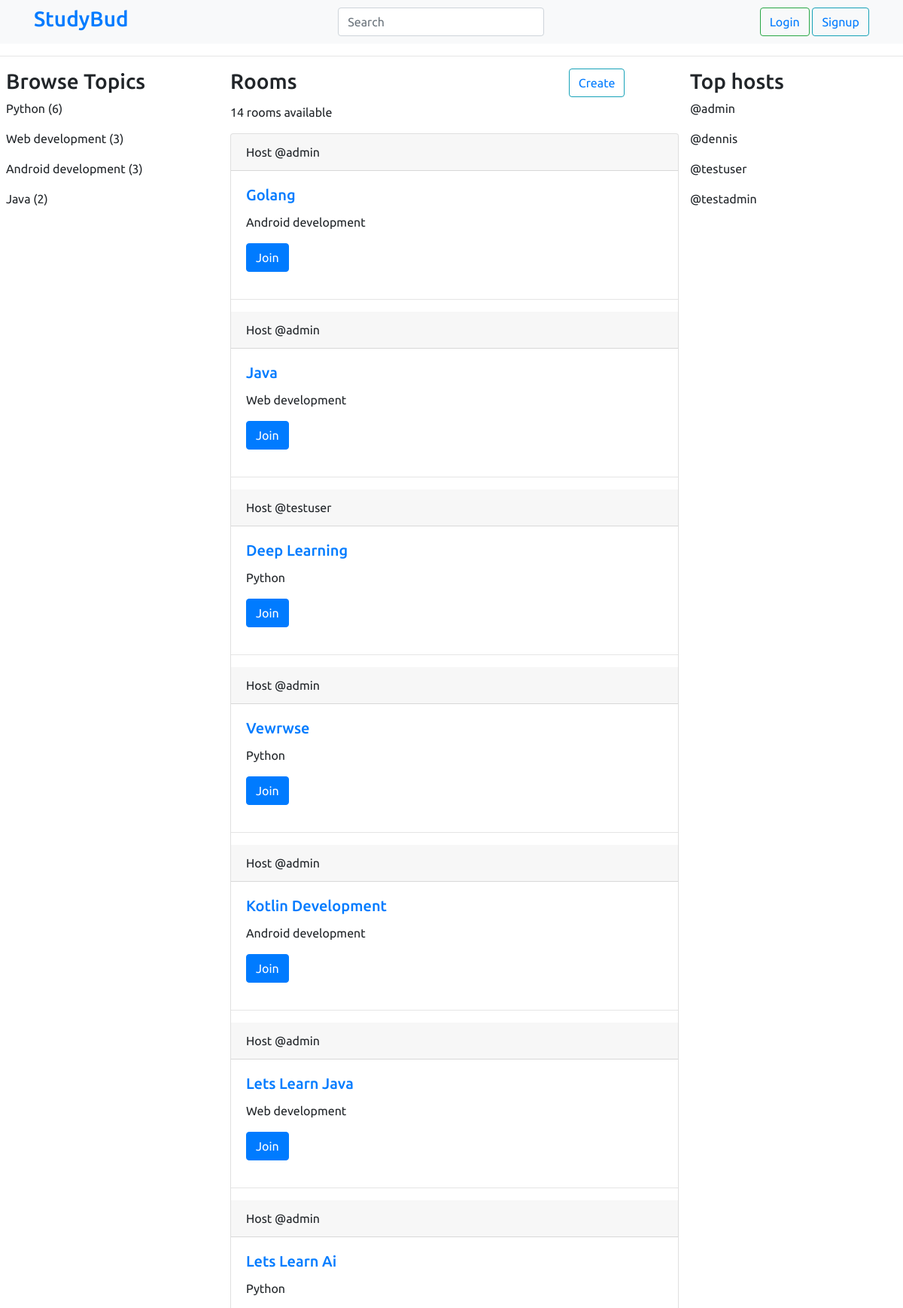
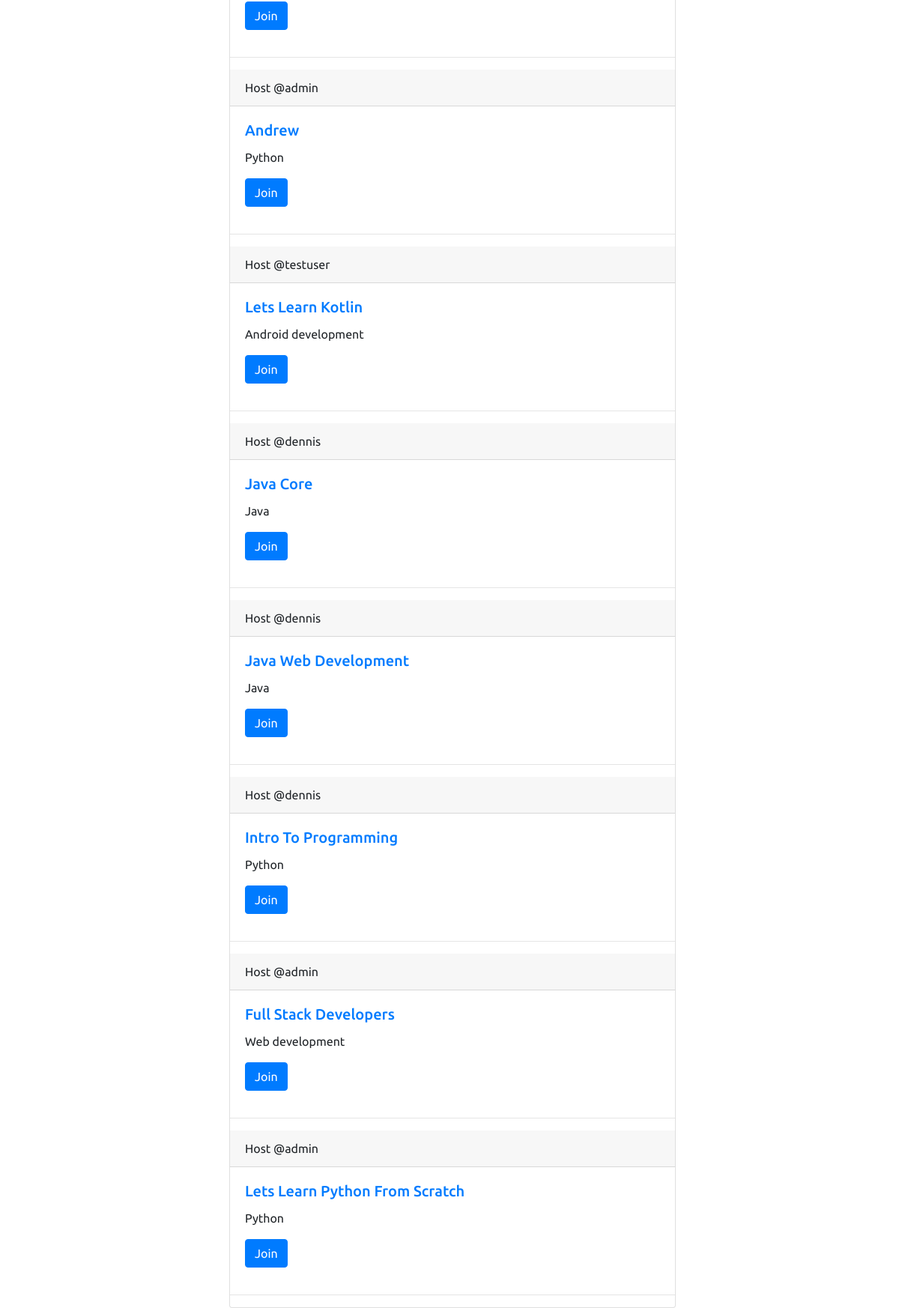
The page / on the database its author committed (2 pictures, top to bottom).
### main/models.py (models this page shows, shortened)
class Topic(models.Model):
    name=models.CharField(max_length=120)
    def __str__(self) -> str:
        return self.name

class Room(models.Model):
    host=models.ForeignKey(User, on_delete=models.CASCADE)
    topic=models.ForeignKey(Topic, on_delete=models.SET_NULL, null=True, blank=True)
    name=models.CharField(max_length=150)
    description=models.TextField(null=True, blank=True)
    participants=models.ManyToManyField(User, related_name='participants')
    created=models.DateTimeField(auto_now_add=True)
    updated=models.DateTimeField(auto_now=True)
    class Meta:
        ordering=('-created',)

### main/views.py (the view)
# urls.py: path('', home, name='home'),
def home(request):
    rooms=Room.objects.all()
    rooms_count=rooms.count()
    topics=Topic.objects.annotate(top_topics=Count('room')).order_by('-top_topics')[:10]
    top_hosts=User.objects.annotate(num_albums=Count('room')).order_by('-num_albums')[:5]
    context={
        'rooms':rooms,
        'topics':topics,
        'rooms_count':rooms_count,
        'top_hosts':top_hosts,
    }
    return render(request, 'main/home.html',context)

### main/templates/main/home.html (shortened to what this page needs)
{%extends 'main/base.html'%}
{%block content%}
<div style="display: grid; grid-template-columns: 1fr 2fr 1fr;">
    <div>
        <h3>Browse Topics</h3>
                {%for topic in topics%}
            <p>{{topic.name}} ({{topic.room_set.all.count}})</p>
        {%endfor%}
    </div>
    <div>
        <h3 style="display: inline;">Rooms</h3>
        <h3 style="display: inline-block;margin-left: 60%;"><button type="button" class="btn btn-outline-info"><a href="{%url 'main:create_room'%}">Create</a></button></h3>
        <p>{{rooms_count}} rooms available</p>
        <div class="card">
            {%for room in rooms%}
            <div class="card-header">
                Host  @{{room.host}}
            </div>
            <div class="card-body">
              <h5 class="card-title"><a href="{% url 'main:room_detail' room.id %}">{{room.name|title}}</a></h5>
              <p class="card-text">{{room.topic}}</p>
              {%if request.user not in room.participants.all %}
              <form action="{% url 'main:room_detail' room.id%}" method="post">
                <input type="submit" class="btn btn-primary" name="joinbutton" value="Join">
            </form>
              {%endif%}
            </div>
            <hr>
            {%endfor%}
        </div>
    </div>
    <div style="margin-left: 5%;">
        <h3>Top hosts</h3>
        {%for host in top_hosts%}
            <p>@{{host.username}}</p>
        {%endfor%}
    </div>
</div>
{%endblock content%}

### main/templates/main/base.html (shortened to what this page needs)
<!DOCTYPE html>
<html lang="en">
<head>
    <link rel="stylesheet" href="https://maxcdn.bootstrapcdn.com/bootstrap/4.0.0/css/bootstrap.min.css">
</head>
<body>
    <nav class="navbar navbar-light bg-light justify-content-between">
       <div class="container">
        <a class="logo" href=""><h3>StudyBud</h3></a>
        <form class="form-inline">
            <input class="form-control mr-sm-2" type="search" placeholder="Search" aria-label="Search">
        </form>
        {%if request.user.is_authenticated%}
        <div class="btn-group">
            <button type="button" class="btn btn-secondary dropdown-toggle mr-5" data-toggle="dropdown" aria-haspopup="true" aria-expanded="false">
              {{request.user|title}}
            </button>
            <div class="dropdown-menu dropdown-menu-right">
              <button class="dropdown-item" type="button"><a href="{% url 'account:login' %}">Login</a></button>
              <button class="dropdown-item" type="button"><a href="{% url 'account:password_change' %}">Password Change</a></button>
              <button class="dropdown-item" type="button"><a href="{% url 'account:logout' %}">Logout</a></button>
            </div>
        </div>
        {%else%}
        <div class="button">
            <button type="button" class="btn btn-outline-success"><a href="{%url 'account:login'%}">Login</a></button>
            <button type="button" class="btn btn-outline-info"><a href="{%url 'account:register'%}">Signup</a></button>
        </div>
        {%endif%}
       </div>
    </nav>
    <hr>
    <div class="ml-2">
        {%block content%}
        {%endblock content%}
    </div>
</body>
</html>

### main/templates/main/base.html (style rules this page uses)
body { font-family: 'Ubuntu', sans-serif; }
a.logo { text-decoration: none; }

### rows shown on the page
Topic: name "Python", room_set.all.count "6"
Topic: name "Web development", room_set.all.count "3"
Topic: name "Android development", room_set.all.count "3"
Topic: name "Java", room_set.all.count "2"
Room: host "admin", name "Golang", topic "Android development"
Room: host "admin", name "Java", topic "Web development"
Room: host "testuser", name "Deep Learning", topic "Python"
Room: host "admin", name "Vewrwse", topic "Python"
Room: host "admin", name "Kotlin Development", topic "Android development"
Room: host "admin", name "Lets Learn Java", topic "Web development"
Room: host "admin", name "Lets Learn Ai", topic "Python"
Room: host "admin", name "Andrew", topic "Python"
Room: host "testuser", name "Lets Learn Kotlin", topic "Android development"
Room: host "dennis", name "Java Core", topic "Java"
Room: host "dennis", name "Java Web Development", topic "Java"
Room: host "dennis", name "Intro To Programming", topic "Python"
Room: host "admin", name "Full Stack Developers", topic "Web development"
Room: host "admin", name "Lets Learn Python From Scratch", topic "Python"

### other values the page prints
{{ rooms_count }} "14"
{{ host.username }} "admin"
{{ host.username }} "dennis"
{{ host.username }} "testuser"
{{ host.username }} "testadmin"
